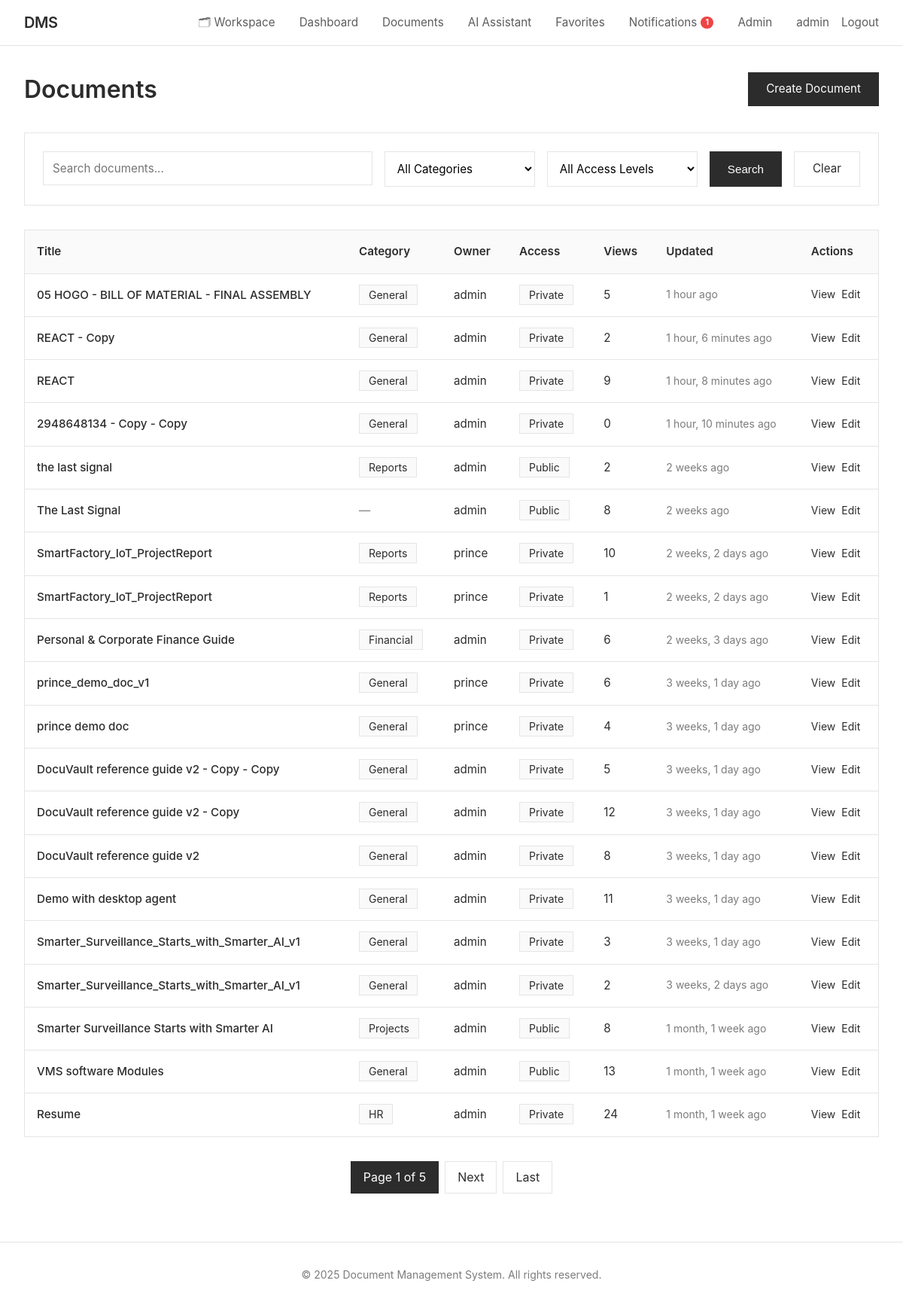
/documents/ (signed in), run on the app's committed database.
### documents/models.py (models this page shows, shortened)
class User(AbstractUser):
    USER_TYPE_CHOICES = [
        ('guest', 'Guest'),
        ('user', 'Regular User'),
        ('admin', 'Admin'),
    ]
    user_type = models.CharField(max_length=10, choices=USER_TYPE_CHOICES, default='user')
    role = models.ForeignKey(Role, on_delete=models.SET_NULL, null=True, blank=True, related_name='users')
    bio = models.TextField(blank=True)
    avatar = models.ImageField(upload_to='avatars/', null=True, blank=True)
    phone = models.CharField(max_length=20, blank=True)
    department = models.CharField(max_length=100, blank=True)
    created_at = models.DateTimeField(auto_now_add=True)
    updated_at = models.DateTimeField(auto_now=True)
    last_activity = models.DateTimeField(auto_now=True)
    is_active = models.BooleanField(default=True)
    class Meta:
        ordering = ['-created_at']
    def is_admin(self):
        return self.user_type == 'admin'

class Document(models.Model):
    ACCESS_LEVEL_CHOICES = [
        ('public', 'Public'),
        ('private', 'Private'),
        ('role', 'Role-Based'),
        ('custom', 'Custom Users'),
    ]
    title = models.CharField(max_length=255)
    description = models.TextField(blank=True)
    file = models.FileField(upload_to=document_upload_path)
    file_size = models.BigIntegerField(default=0, help_text="Size in bytes")
    file_type = models.CharField(max_length=100, blank=True)
    owner = models.ForeignKey(User, on_delete=models.CASCADE, related_name='owned_documents')
    access_level = models.CharField(max_length=10, choices=ACCESS_LEVEL_CHOICES, default='private')
    required_role_level = models.IntegerField(
        default=1,
        validators=[MinValueValidator(1), MaxValueValidator(100)],
        help_text="Minimum role level required (for role-based access)"
    )
    category = models.ForeignKey(Category, on_delete=models.SET_NULL, null=True, blank=True, related_name='documents')
    folder   = models.ForeignKey('Folder', on_delete=models.SET_NULL, null=True, blank=True,
                                 related_name='folder_documents')
    tags = models.ManyToManyField(Tag, blank=True, related_name='documents')
    shared_with = models.ManyToManyField(User, blank=True, related_name='shared_documents')
    version = models.IntegerField(default=1)
    is_locked = models.BooleanField(default=False, help_text="Locked documents cannot be edited")
    locked_by = models.ForeignKey(User, on_delete=models.SET_NULL, null=True, blank=True, related_name='locked_documents')
    views_count = models.IntegerField(default=0)
    downloads_count = models.IntegerField(default=0)
    created_at = models.DateTimeField(auto_now_add=True)
    updated_at = models.DateTimeField(auto_now=True)
    allow_comments = models.BooleanField(default=True)
    allow_download = models.BooleanField(default=True)
    is_deleted = models.BooleanField(default=False)
    deleted_at = models.DateTimeField(null=True, blank=True)
    class Meta:
        ordering = ['-updated_at', '-created_at']
        indexes = [
            models.Index(fields=['owner', 'access_level']),
            models.Index(fields=['created_at']),
            models.Index(fields=['title']),
        ]

class Category(models.Model):
    name = models.CharField(max_length=100, unique=True)
    description = models.TextField(blank=True)
    color = models.CharField(max_length=7, default='#007bff', help_text="Hex color code")
    icon = models.CharField(max_length=50, blank=True, help_text="Icon class name")
    parent = models.ForeignKey('self', on_delete=models.CASCADE, null=True, blank=True, related_name='subcategories')
    created_at = models.DateTimeField(auto_now_add=True)
    created_by = models.ForeignKey(User, on_delete=models.SET_NULL, null=True, related_name='created_categories')
    class Meta:
        verbose_name_plural = "Categories"
        ordering = ['name']

### documents/views.py (the view, shortened to what this page needs)
# urls.py: path('documents/', views.document_list_view, name='document_list'),
@login_required
def document_list_view(request):
    user = request.user
    documents = Document.objects.filter(is_deleted=False).select_related(
        'owner', 'category'
    ).prefetch_related('tags')
    search_query = request.GET.get('q', '')
    if search_query:
        documents = documents.filter(
            Q(title__icontains=search_query) |
            Q(description__icontains=search_query) |
            Q(tags__name__icontains=search_query)
        ).distinct()
    category_id = request.GET.get('category')
    if category_id:
        documents = documents.filter(category_id=category_id)
    tag_id = request.GET.get('tag')
    if tag_id:
        documents = documents.filter(tags__id=tag_id)
    access_level = request.GET.get('access_level')
    if access_level:
        documents = documents.filter(access_level=access_level)
    sort_by = request.GET.get('sort', '-updated_at')
    documents = documents.order_by(sort_by)
    paginator = Paginator(documents, 20)
    page_number = request.GET.get('page')
    page_obj = paginator.get_page(page_number)
    context = {
        'page_obj': page_obj,
        'search_query': search_query,
        'categories': Category.objects.all(),
        'tags': Tag.objects.all(),
    }
    return render(request, 'documents/document_list.html', context)

### documents/context_processors.py (called while the page is built)
def unread_notifications(request):
    if request.user.is_authenticated:
        count = Notification.objects.filter(recipient=request.user, is_read=False).count()
        return {'unread_notifications_count': count}
    return {'unread_notifications_count': 0}

### documents/templates/documents/document_list.html (shortened to what this page needs)
{% extends 'documents/base.html' %}
{% block content %}
<div style="display: flex; justify-content: space-between; align-items: center; margin-bottom: 2rem;">
    <h1 style="font-size: 2rem; font-weight: 600; color: #2c2c2c;">
        Documents
    </h1>
    <a href="{% url 'document_create' %}" class="btn">
        Create Document
    </a>
</div>
<div class="card" style="margin-bottom: 2rem;">
    <form method="get" style="display: flex; gap: 1rem; flex-wrap: wrap;">
        <div style="flex: 1; min-width: 250px;">
            <input
                type="text"
                name="q"
                class="form-control"
                placeholder="Search documents..."
                value="{{ search_query }}"
            >
        </div>
        <select name="category" class="form-control" style="flex: 0 0 200px;">
            <option value="">All Categories</option>
        </select>
        <select name="access_level" class="form-control" style="flex: 0 0 200px;">
            <option value="">All Access Levels</option>
        </select>
        <button type="submit" class="btn" style="flex: 0 0 auto;">
            Search
        </button>
        <a href="{% url 'document_list' %}" class="btn-secondary btn" style="flex: 0 0 auto;">
            Clear
        </a>
    </form>
</div>
{% if page_obj %}
    <div class="table-wrapper">
        <table>
            <thead>
                <tr>
                    <th>Title</th>
                    <th>Category</th>
                    <th>Owner</th>
                    <th>Access</th>
                    <th>Views</th>
                    <th>Updated</th>
                    <th>Actions</th>
                </tr>
            </thead>
            <tbody>
                {% for document in page_obj %}
                    <tr>
                        <td>
                            <a href="{% url 'document_detail' document.pk %}" style="color: #2c2c2c; text-decoration: none; font-weight: 500;">
                                {{ document.title }}
                            </a>
                        </td>
                        <td>
                            {% if document.category %}
                                <span style="padding: 0.25rem 0.75rem; background: #fafafa; border: 1px solid #e5e5e5; font-size: 0.875rem;">
                                    {{ document.category.name }}
                                </span>
                            {% else %}
                                <span style="color: #7c7c7c;">—</span>
                            {% endif %}
                        </td>
                        <td>{{ document.owner.username }}</td>
                        <td>
                            <span style="padding: 0.25rem 0.75rem; background: #fafafa; border: 1px solid #e5e5e5; font-size: 0.875rem;">
                                {{ document.get_access_level_display }}
                            </span>
                        </td>
                        <td>{{ document.views_count }}</td>
                        <td style="font-size: 0.875rem; color: #7c7c7c;">
                            {{ document.updated_at|timesince }} ago
                        </td>
                        <td>
                            <div style="display: flex; gap: 0.5rem;">
                                <a href="{% url 'document_detail' document.pk %}" style="color: #2c2c2c; text-decoration: none; font-size: 0.875rem;">
                                    View
                                </a>
                                {% if document.owner == user or user.is_admin %}
                                    <a href="{% url 'document_edit' document.pk %}" style="color: #2c2c2c; text-decoration: none; font-size: 0.875rem;">
                                        Edit
                                    </a>
                                {% endif %}
                            </div>
                        </td>
                    </tr>
                {% endfor %}
            </tbody>
        </table>
    </div>
    {% if page_obj.has_other_pages %}
        <div class="pagination">
            <span class="current">
                Page {{ page_obj.number }} of {{ page_obj.paginator.num_pages }}
            </span>
            {% if page_obj.has_next %}
                <a href="?page={{ page_obj.next_page_number }}{% if search_query %}&q={{ search_query }}{% endif %}">Next</a>
                <a href="?page={{ page_obj.paginator.num_pages }}{% if search_query %}&q={{ search_query }}{% endif %}">Last</a>
            {% endif %}
        </div>
    {% endif %}
{% else %}
    <div class="card">
        <p style="color: #7c7c7c; text-align: center; padding: 3rem 0;">
            No documents found. Create your first document to get started.
        </p>
    </div>
{% endif %}
{% endblock %}

### documents/templates/documents/base.html (shortened to what this page needs)
<!DOCTYPE html>
<html lang="en">
<head>
</head>
<body>
    <header class="header">
        <div class="header-content">
            <a href="{% url 'home' %}" class="logo">DMS</a>
            <nav class="nav">
                {% if user.is_authenticated %}
                    <a href="{% url 'workspace' %}"
                       style="{% if request.resolver_match.url_name == 'workspace' %}font-weight:700{% endif %}">🗂 Workspace</a>
                    <a href="{% url 'dashboard' %}">Dashboard</a>
                    <a href="{% url 'document_list' %}">Documents</a>
                    <a href="{% url 'chatbot' %}">AI Assistant</a>
                    <a href="{% url 'favorites_list' %}">Favorites</a>
                    <a href="{% url 'notifications_list' %}" style="position:relative;display:inline-flex;align-items:center;gap:.3rem;">
                        Notifications
                        {% if unread_notifications_count %}
                        <span style="background:#ef4444;color:#fff;font-size:.65rem;font-weight:700;line-height:1;padding:.2rem .4rem;border-radius:999px;min-width:16px;text-align:center;">{{ unread_notifications_count }}</span>
                        {% endif %}
                    </a>
                    {% if user.is_admin %}
                        <a href="{% url 'admin_users_list' %}">Admin</a>
                    {% endif %}
                    <div class="nav-user">
                        <a href="{% url 'profile' %}">{{ user.username }}</a>
                        <a href="{% url 'logout' %}">Logout</a>
                    </div>
                {% else %}
                    <a href="{% url 'home' %}">Home</a>
                    <a href="{% url 'login' %}">Login</a>
                    <a href="{% url 'register' %}">Register</a>
                {% endif %}
            </nav>
        </div>
    </header>
    <main class="container">
        {% block content %}{% endblock %}
    </main>
    <footer class="footer">
        <p>&copy; 2025 Document Management System. All rights reserved.</p>
    </footer>
</body>
</html>

### documents/templates/documents/base.html (style rules this page uses)
* { margin: 0; padding: 0; box-sizing: border-box; }
body { font-family: -apple-system, BlinkMacSystemFont, 'Segoe UI', Arial, sans-serif; background: #ffffff; color: #2c2c2c; line-height: 1.6; min-height: 100vh; display: flex; flex-direction: column; }
.header { background: #ffffff; border-bottom: 1px solid #e5e5e5; padding: 0 2rem; position: sticky; top: 0; z-index: 100; }
.header-content { max-width: 1400px; margin: 0 auto; display: flex; justify-content: space-between; align-items: center; height: 60px; }
.logo { font-size: 1.25rem; font-weight: 600; color: #2c2c2c; text-decoration: none; letter-spacing: -0.5px; }
.nav { display: flex; gap: 2rem; align-items: center; }
.nav a { color: #5c5c5c; text-decoration: none; font-size: 0.95rem; transition: color 0.2s; }
.nav-user { display: flex; align-items: center; gap: 1rem; }
.container { flex: 1; width: 100%; max-width: 1400px; margin: 0 auto; padding: 2rem; }
.btn { display: inline-block; padding: 0.625rem 1.5rem; background: #2c2c2c; color: #ffffff; text-decoration: none; border: none; cursor: pointer; font-size: 0.95rem; transition: background 0.2s; }
.btn-secondary { background: #ffffff; color: #2c2c2c; border: 1px solid #e5e5e5; }
.form-control { width: 100%; padding: 0.75rem; border: 1px solid #e5e5e5; background: #ffffff; font-size: 0.95rem; font-family: inherit; transition: border-color 0.2s; }
select.form-control { cursor: pointer; }
.card { background: #ffffff; border: 1px solid #e5e5e5; padding: 1.5rem; margin-bottom: 1.5rem; }
.table-wrapper { overflow-x: auto; border: 1px solid #e5e5e5; }
table { width: 100%; border-collapse: collapse; }
th, td { padding: 1rem; text-align: left; border-bottom: 1px solid #e5e5e5; font-size: 0.95rem; }
th { background: #fafafa; font-weight: 600; color: #2c2c2c; }
tr:last-child td { border-bottom: none; }
.pagination { display: flex; justify-content: center; gap: 0.5rem; margin: 2rem 0; }
.pagination a, .pagination span { padding: 0.5rem 1rem; border: 1px solid #e5e5e5; text-decoration: none; color: #2c2c2c; }
.pagination .current { background: #2c2c2c; color: #ffffff; border-color: #2c2c2c; }
.footer { border-top: 1px solid #e5e5e5; padding: 2rem; text-align: center; color: #7c7c7c; font-size: 0.875rem; margin-top: auto; }

### data on the page
User: username "admin"
Document: title "05 HOGO - BILL OF MATERIAL - FINAL ASSEMBLY", category.name "General", owner.username "admin", access_level "Private", views_count "5", updated_at "1 hour", shows "Edit"
Document: title "REACT - Copy", category.name "General", owner.username "admin", access_level "Private", views_count "2", updated_at "1 hour, 6 minutes", shows "Edit"
Document: title "REACT", category.name "General", owner.username "admin", access_level "Private", views_count "9", updated_at "1 hour, 8 minutes", shows "Edit"
Document: title "2948648134 - Copy - Copy", category.name "General", owner.username "admin", access_level "Private", views_count "0", updated_at "1 hour, 10 minutes", shows "Edit"
Document: title "the last signal", category.name "Reports", owner.username "admin", access_level "Public", views_count "2", updated_at "2 weeks", shows "Edit"
Document: title "The Last Signal", owner.username "admin", access_level "Public", views_count "8", updated_at "2 weeks", shows "Edit"
Document: title "SmartFactory_IoT_ProjectReport", category.name "Reports", owner.username "prince", access_level "Private", views_count "10", updated_at "2 weeks, 2 days", shows "Edit"
Document: title "SmartFactory_IoT_ProjectReport", category.name "Reports", owner.username "prince", access_level "Private", views_count "1", updated_at "2 weeks, 2 days", shows "Edit"
Document: title "Personal & Corporate Finance Guide", category.name "Financial", owner.username "admin", access_level "Private", views_count "6", updated_at "2 weeks, 3 days", shows "Edit"
Document: title "prince_demo_doc_v1", category.name "General", owner.username "prince", access_level "Private", views_count "6", updated_at "3 weeks, 1 day", shows "Edit"
Document: title "prince demo doc", category.name "General", owner.username "prince", access_level "Private", views_count "4", updated_at "3 weeks, 1 day", shows "Edit"
Document: title "DocuVault reference guide v2 - Copy - Copy", category.name "General", owner.username "admin", access_level "Private", views_count "5", updated_at "3 weeks, 1 day", shows "Edit"
Document: title "DocuVault reference guide v2 - Copy", category.name "General", owner.username "admin", access_level "Private", views_count "12", updated_at "3 weeks, 1 day", shows "Edit"
Document: title "DocuVault reference guide v2", category.name "General", owner.username "admin", access_level "Private", views_count "8", updated_at "3 weeks, 1 day", shows "Edit"
Document: title "Demo with desktop agent", category.name "General", owner.username "admin", access_level "Private", views_count "11", updated_at "3 weeks, 1 day", shows "Edit"
Document: title "Smarter_Surveillance_Starts_with_Smarter_AI_v1", category.name "General", owner.username "admin", access_level "Private", views_count "3", updated_at "3 weeks, 1 day", shows "Edit"
Document: title "Smarter_Surveillance_Starts_with_Smarter_AI_v1", category.name "General", owner.username "admin", access_level "Private", views_count "2", updated_at "3 weeks, 2 days", shows "Edit"
Document: title "Smarter Surveillance Starts with Smarter AI", category.name "Projects", owner.username "admin", access_level "Public", views_count "8", updated_at "1 month, 1 week", shows "Edit"
Document: title "VMS software Modules", category.name "General", owner.username "admin", access_level "Public", views_count "13", updated_at "1 month, 1 week", shows "Edit"
Document: title "Resume", category.name "HR", owner.username "admin", access_level "Private", views_count "24", updated_at "1 month, 1 week", shows "Edit"

### other printed values
{{ unread_notifications_count }} "1"
{{ page_obj.number }} "1"
{{ page_obj.paginator.num_pages }} "5"
